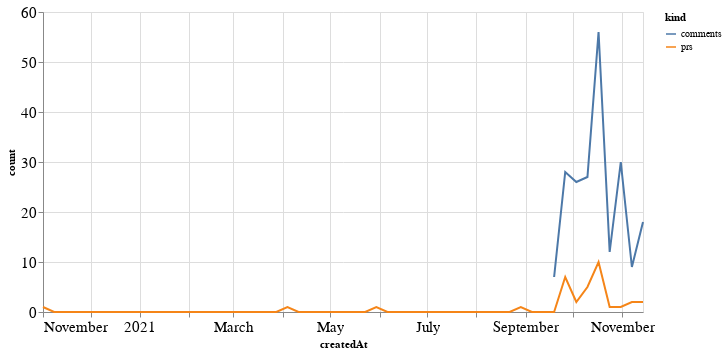

The notebook cell saved with this chart:
### Code cell
alt.Chart(total_time, width=600).mark_line().encode(
    x='createdAt',
    y='count',
    color='kind'
)

### Figure 1 — Vega-Lite specification as saved in the notebook (floating-point values rounded to 4 significant figures)
{"config": {"axisLeft": {"labelFontSize": 15}, "axisBottom": {"labelFontSize": 15}}, "data": {"name": "data-02177313c59b63d37448b6cfbd1cfac0"}, "mark": "line", "encoding": {"color": {"type": "nominal", "field": "kind"}, "x": {"type": "temporal", "field": "createdAt"}, "y": {"type": "quantitative", "field": "count"}}, "width": 600, "$schema": "https://vega.github.io/schema/vega-lite/v4.8.1.json", "datasets": {"data-02177313c59b63d37448b6cfbd1cfac0": [{"createdAt": "2020-11-01T00:00:00", "kind": "prs", "count": 1.0}, {"createdAt": "2020-11-08T00:00:00", "kind": "prs", "count": 0.0}, {"createdAt": "2020-11-15T00:00:00", "kind": "prs", "count": 0.0}, {"createdAt": "2020-11-22T00:00:00", "kind": "prs", "count": 0.0}, {"createdAt": "2020-11-29T00:00:00", "kind": "prs", "count": 0.0}, {"createdAt": "2020-12-06T00:00:00", "kind": "prs", "count": 0.0}, {"createdAt": "2020-12-13T00:00:00", "kind": "prs", "count": 0.0}, {"createdAt": "2020-12-20T00:00:00", "kind": "prs", "count": 0.0}, {"createdAt": "2020-12-27T00:00:00", "kind": "prs", "count": 0.0}, {"createdAt": "2021-01-03T00:00:00", "kind": "prs", "count": 0.0}, {"createdAt": "2021-01-10T00:00:00", "kind": "prs", "count": 0.0}, {"createdAt": "2021-01-17T00:00:00", "kind": "prs", "count": 0.0}, {"createdAt": "2021-01-24T00:00:00", "kind": "prs", "count": 0.0}, {"createdAt": "2021-01-31T00:00:00", "kind": "prs", "count": 0.0}, {"createdAt": "2021-02-07T00:00:00", "kind": "prs", "count": 0.0}, {"createdAt": "2021-02-14T00:00:00", "kind": "prs", "count": 0.0}, {"createdAt": "2021-02-21T00:00:00", "kind": "prs", "count": 0.0}, {"createdAt": "2021-02-28T00:00:00", "kind": "prs", "count": 0.0}, {"createdAt": "2021-03-07T00:00:00", "kind": "prs", "count": 0.0}, {"createdAt": "2021-03-14T00:00:00", "kind": "prs", "count": 0.0}, {"createdAt": "2021-03-21T00:00:00", "kind": "prs", "count": 0.0}, {"createdAt": "2021-03-28T00:00:00", "kind": "prs", "count": 0.0}, {"createdAt": "2021-04-04T00:00:00", "kind": "prs", "count": 1.0}, {"createdAt": "2021-04-11T00:00:00", "kind": "prs", "count": 0.0}, {"createdAt": "2021-04-18T00:00:00", "kind": "prs", "count": 0.0}, {"createdAt": "2021-04-25T00:00:00", "kind": "prs", "count": 0.0}, {"createdAt": "2021-05-02T00:00:00", "kind": "prs", "count": 0.0}, {"createdAt": "2021-05-09T00:00:00", "kind": "prs", "count": 0.0}, {"createdAt": "2021-05-16T00:00:00", "kind": "prs", "count": 0.0}, {"createdAt": "2021-05-23T00:00:00", "kind": "prs", "count": 0.0}, {"createdAt": "2021-05-30T00:00:00", "kind": "prs", "count": 1.0}, {"createdAt": "2021-06-06T00:00:00", "kind": "prs", "count": 0.0}, {"createdAt": "2021-06-13T00:00:00", "kind": "prs", "count": 0.0}, {"createdAt": "2021-06-20T00:00:00", "kind": "prs", "count": 0.0}, {"createdAt": "2021-06-27T00:00:00", "kind": "prs", "count": 0.0}, {"createdAt": "2021-07-04T00:00:00", "kind": "prs", "count": 0.0}, {"createdAt": "2021-07-11T00:00:00", "kind": "prs", "count": 0.0}, {"createdAt": "2021-07-18T00:00:00", "kind": "prs", "count": 0.0}, {"createdAt": "2021-07-25T00:00:00", "kind": "prs", "count": 0.0}, {"createdAt": "2021-08-01T00:00:00", "kind": "prs", "count": 0.0}, {"createdAt": "2021-08-08T00:00:00", "kind": "prs", "count": 0.0}, {"createdAt": "2021-08-15T00:00:00", "kind": "prs", "count": 0.0}, {"createdAt": "2021-08-22T00:00:00", "kind": "prs", "count": 0.0}, {"createdAt": "2021-08-29T00:00:00", "kind": "prs", "count": 1.0}, {"createdAt": "2021-09-05T00:00:00", "kind": "prs", "count": 0.0}, {"createdAt": "2021-09-12T00:00:00", "kind": "prs", "count": 0.0}, {"createdAt": "2021-09-19T00:00:00", "kind": "prs", "count": 0.0}, {"createdAt": "2021-09-26T00:00:00", "kind": "prs", "count": 7.0}, {"createdAt": "2021-10-03T00:00:00", "kind": "prs", "count": 2.0}, {"createdAt": "2021-10-10T00:00:00", "kind": "prs", "count": 5.0}, {"createdAt": "2021-10-17T00:00:00", "kind": "prs", "count": 10.0}, {"createdAt": "2021-10-24T00:00:00", "kind": "prs", "count": 1.0}, {"createdAt": "2021-10-31T00:00:00", "kind": "prs", "count": 1.0}, {"createdAt": "2021-11-07T00:00:00", "kind": "prs", "count": 2.0}, {"createdAt": "2021-11-14T00:00:00", "kind": "prs", "count": 2.0}, {"createdAt": "2020-11-01T00:00:00", "kind": "comments", "count": null}, {"createdAt": "2020-11-08T00:00:00", "kind": "comments", "count": null}, {"createdAt": "2020-11-15T00:00:00", "kind": "comments", "count": null}, {"createdAt": "2020-11-22T00:00:00", "kind": "comments", "count": null}, {"createdAt": "2020-11-29T00:00:00", "kind": "comments", "count": null}, {"createdAt": "2020-12-06T00:00:00", "kind": "comments", "count": null}, {"createdAt": "2020-12-13T00:00:00", "kind": "comments", "count": null}, {"createdAt": "2020-12-20T00:00:00", "kind": "comments", "count": null}, {"createdAt": "2020-12-27T00:00:00", "kind": "comments", "count": null}, {"createdAt": "2021-01-03T00:00:00", "kind": "comments", "count": null}, {"createdAt": "2021-01-10T00:00:00", "kind": "comments", "count": null}, {"createdAt": "2021-01-17T00:00:00", "kind": "comments", "count": null}, {"createdAt": "2021-01-24T00:00:00", "kind": "comments", "count": null}, {"createdAt": "2021-01-31T00:00:00", "kind": "comments", "count": null}, {"createdAt": "2021-02-07T00:00:00", "kind": "comments", "count": null}, {"createdAt": "2021-02-14T00:00:00", "kind": "comments", "count": null}, {"createdAt": "2021-02-21T00:00:00", "kind": "comments", "count": null}, {"createdAt": "2021-02-28T00:00:00", "kind": "comments", "count": null}, {"createdAt": "2021-03-07T00:00:00", "kind": "comments", "count": null}, {"createdAt": "2021-03-14T00:00:00", "kind": "comments", "count": null}, {"createdAt": "2021-03-21T00:00:00", "kind": "comments", "count": null}, {"createdAt": "2021-03-28T00:00:00", "kind": "comments", "count": null}, {"createdAt": "2021-04-04T00:00:00", "kind": "comments", "count": null}, {"createdAt": "2021-04-11T00:00:00", "kind": "comments", "count": null}, {"createdAt": "2021-04-18T00:00:00", "kind": "comments", "count": null}, {"createdAt": "2021-04-25T00:00:00", "kind": "comments", "count": null}, {"createdAt": "2021-05-02T00:00:00", "kind": "comments", "count": null}, {"createdAt": "2021-05-09T00:00:00", "kind": "comments", "count": null}, {"createdAt": "2021-05-16T00:00:00", "kind": "comments", "count": null}, {"createdAt": "2021-05-23T00:00:00", "kind": "comments", "count": null}, {"createdAt": "2021-05-30T00:00:00", "kind": "comments", "count": null}, {"createdAt": "2021-06-06T00:00:00", "kind": "comments", "count": null}, {"createdAt": "2021-06-13T00:00:00", "kind": "comments", "count": null}, {"createdAt": "2021-06-20T00:00:00", "kind": "comments", "count": null}, {"createdAt": "2021-06-27T00:00:00", "kind": "comments", "count": null}, {"createdAt": "2021-07-04T00:00:00", "kind": "comments", "count": null}, {"createdAt": "2021-07-11T00:00:00", "kind": "comments", "count": null}, {"createdAt": "2021-07-18T00:00:00", "kind": "comments", "count": null}, {"createdAt": "2021-07-25T00:00:00", "kind": "comments", "count": null}, {"createdAt": "2021-08-01T00:00:00", "kind": "comments", "count": null}, {"createdAt": "2021-08-08T00:00:00", "kind": "comments", "count": null}, {"createdAt": "2021-08-15T00:00:00", "kind": "comments", "count": null}, {"createdAt": "2021-08-22T00:00:00", "kind": "comments", "count": null}, {"createdAt": "2021-08-29T00:00:00", "kind": "comments", "count": null}, {"createdAt": "2021-09-05T00:00:00", "kind": "comments", "count": null}, {"createdAt": "2021-09-12T00:00:00", "kind": "comments", "count": null}, {"createdAt": "2021-09-19T00:00:00", "kind": "comments", "count": 7.0}, {"createdAt": "2021-09-26T00:00:00", "kind": "comments", "count": 28.0}, {"createdAt": "2021-10-03T00:00:00", "kind": "comments", "count": 26.0}, {"createdAt": "2021-10-10T00:00:00", "kind": "comments", "count": 27.0}, {"createdAt": "2021-10-17T00:00:00", "kind": "comments", "count": 56.0}, {"createdAt": "2021-10-24T00:00:00", "kind": "comments", "count": 12.0}, {"createdAt": "2021-10-31T00:00:00", "kind": "comments", "count": 30.0}, {"createdAt": "2021-11-07T00:00:00", "kind": "comments", "count": 9.0}, {"createdAt": "2021-11-14T00:00:00", "kind": "comments", "count": 18.0}]}}
